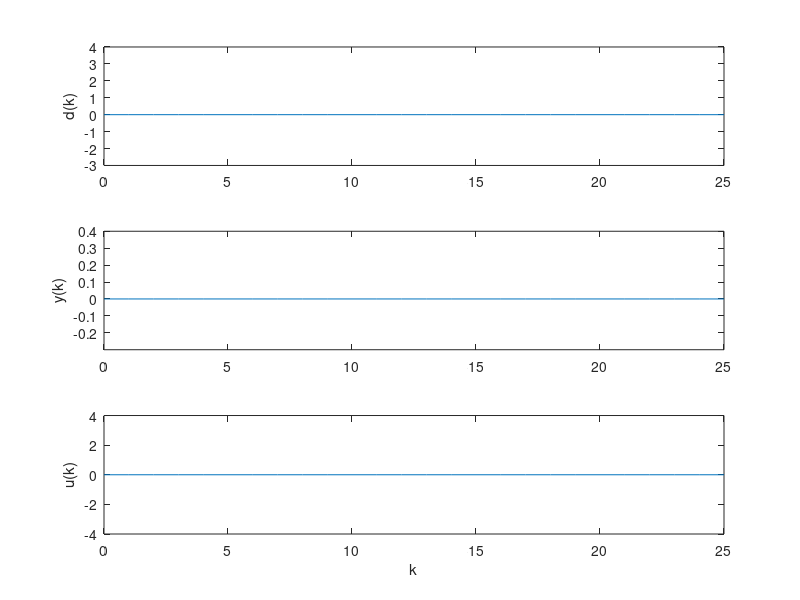
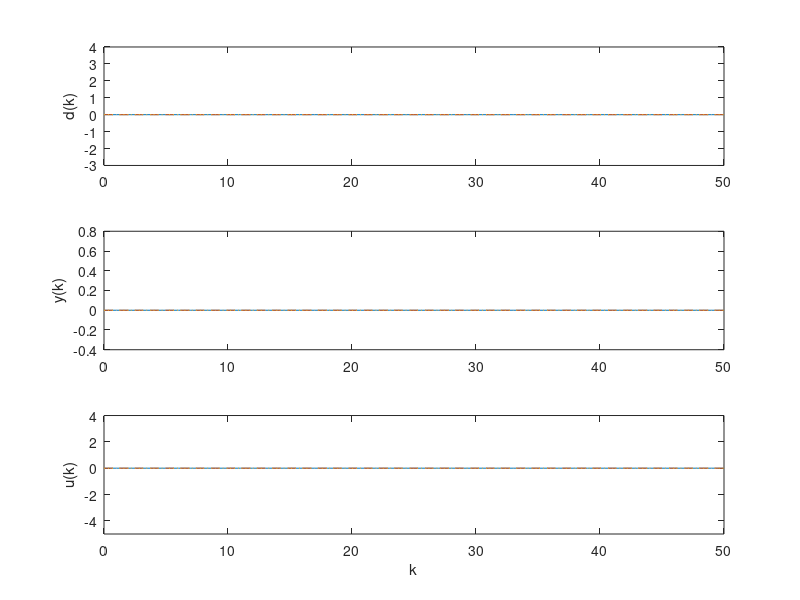

MATLAB code to generate these figures, in order: (Note: this script raises an error after producing the figures.)
clear
clc
close all
Ts = 1;
qi = tf([0 1],1,Ts,'Variable','z^-1');
A = (1-0.8*qi)*(1-0.7*qi);
d = 1;
B = 0.1;
Bs = 1;
N = 8;
Ad = 1-qi^N;
Ac = 1;
Rp = 1;
R = Rp*Ad*Bs;
S = (Ac - Ad*A*Rp)/(qi^d*B);
% disturbance input is the impulse response of the following:
dk = tf([0 1.5 3 0 -2 -2 0 0.5],1,Ts,'Variable','z^-1')/Ad;
%% 1.b
y = dk*feedback(qi^d*B/A,S/R);
u = -y*S/R;
tend = 25;
figure
subplot(311)
%impulse(dk,tend)
plot([floor(0.5+(0:0.5:tend)) tend],reshape(repmat(impulse(dk,tend)',[2 1]),1,[]))
ylabel('d(k)')
ylim([-3 4])
subplot(312)
%impulse(y,tend)
plot([floor(0.5+(0:0.5:tend)) tend],reshape(repmat(impulse(y,tend)',[2 1]),1,[]))
ylabel('y(k)')
ylim([-0.3 0.4])
subplot(313)
%impulse(u,tend)
plot([floor(0.5+(0:0.5:tend)) tend],reshape(repmat(impulse(u,tend)',[2 1]),1,[]))
xlabel('k')
ylabel('u(k)')
ylim([-4 4])
set(gcf,'Position',[380 105 560 400])
%% 1.c
linestyles = {'-','--',':'};
figure
for kr = [0.5 1 1.3]
    y = dk*feedback(qi^d*B/A,kr*qi^(N-d)*A/(Ad*B));
    u = -y*kr*qi^(N-d)*A/(Ad*B);
    tend = 50;
    subplot(3,1,1)
    %impulse(dk,tend)
    plot([floor(0.5+(0:0.5:tend)) tend], ...
        reshape(repmat(impulse(dk,tend)',[2 1]),1,[]),linestyles{1})
    ylabel('d(k)')
    ylim([-3 4])
    hold all
    subplot(3,1,2)
    %impulse(y,tend)
    plot([floor(0.5+(0:0.5:tend)) tend], ...
        reshape(repmat(impulse(y,tend)',[2 1]),1,[]),linestyles{1})
    ylabel('y(k)')
    ylim([-0.4 0.8])
    hold all
    subplot(3,1,3)
    %impulse(u,tend)
    plot([floor(0.5+(0:0.5:tend)) tend], ...
        reshape(repmat(impulse(u,tend)',[2 1]),1,[]),linestyles{1})
    xlabel('k')
    ylabel('u(k)')
    ylim([-5 4])
    hold all
    set(gcf,'Position',[380 105 560 500])
    linestyles(1) = [];
end
subplot(3,1,2)
legend('k_r = 0.5','k_r = 1','k_r = 1.3','Location','NE', ...
    'Orientation','Horizontal')
%% 1.d
Abar = (1-0.8*qi)*(1-0.7*qi);
G = 0.1*qi/Abar;
G_A = G*0.8*qi/(1-0.2*qi);
figure
rlocus(G_A*qi^(N-d)*Abar/(0.1*Ad))
axis([-1.2 1.2 -1.2 1.2])
axis equal
%% 1.e.i
Q = (qi^-1 + 2 + qi)/4;
figure
rlocus(G_A*qi^(N-d)*Abar/(0.1*(1-Q*qi^N)))
title('Root Locus with Q-filter')
axis([-1.2 1.2 -1.2 1.2])
axis equal
%% 1.e.ii
%tend = 250;
%obj = @(kr) sum(impulse(dk*feedback(G_A,kr*qi^(N-d)*Abar/(0.1*(1-Q*qi^N)))).^2);
obj = @(kr) max(abs(eig(feedback(kr*G_A*qi^(N-d)*Abar/(0.1*(1-Q*qi^N)),1))));
figure
plot(eps:1e-3:1,arrayfun(obj,eps:1e-3:1))
title('Max closed-loop eigenvalue magnitude vs k_r')
%ylabel('max(abs(\lambda))')
ylim([0.95 1])
set(gcf,'Position',[380 105 560 200])
kr = fminsearch(obj,1);
y = dk*feedback(G_A,kr*qi^(N-d)*Abar/(0.1*(1-Q*qi^N)));
u = -y*kr*qi^(N-d)*Abar/(0.1*(1-Q*qi^N));
tend = 100;
figure
subplot(311)
%impulse(dk,tend)
plot([floor(0.5+(0:0.5:tend)) tend],reshape(repmat(impulse(dk,tend)',[2 1]),1,[]))
title('Control with Q-filter, k_r = 0.444')
ylabel('d(k)')
ylim([-3 4])
subplot(312)
%impulse(y,tend)
plot([floor(0.5+(0:0.5:tend)) tend],reshape(repmat(impulse(y,tend)',[2 1]),1,[]))
ylabel('y(k)')
ylim([-0.25 0.75])
subplot(313)
%impulse(u,tend)
plot([floor(0.5+(0:0.5:tend)) tend],reshape(repmat(impulse(u,tend)',[2 1]),1,[]))
xlabel('k')
ylabel('u(k)')
ylim([-3 3])
set(gcf,'Position',[380 105 560 450])
